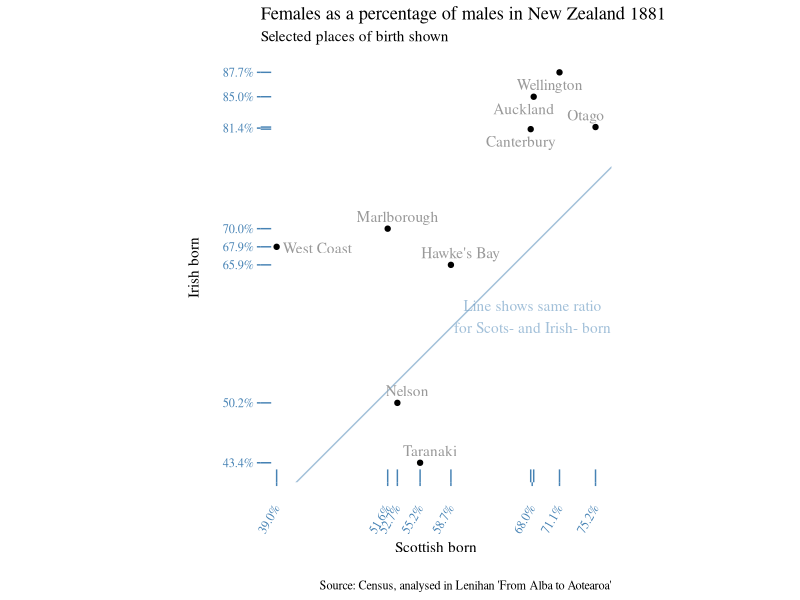
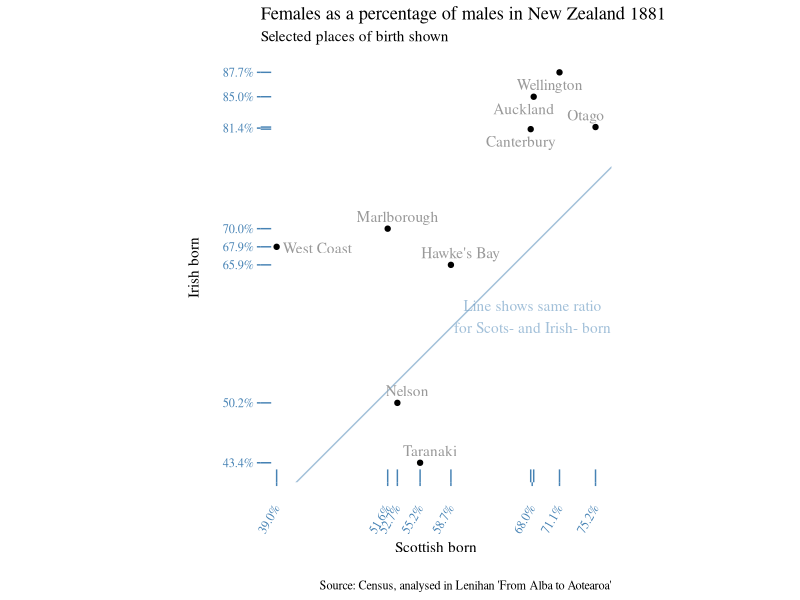

Generate these figures, in order, with R:
library(ggplot2)
library(scales)
library(ggrepel)
library(ggthemes)


# Ratio of females to males in the Scotland- and Ireland- born population in 1881
fem_ratio <- data.frame(
   province = c("Auckland", "Taranaki", "Hawke's Bay", "Wellington", "Marlborough", "Nelson", "West Coast", "Canterbury", "Otago"), 
   scots = c(68.14, 55.24, 58.74, 71.07, 51.56, 52.66, 38.95, 67.80, 75.16) / 100,
   irish = c(84.96, 43.40, 65.87, 87.73, 69.98, 50.20, 67.92, 81.28, 81.52) / 100
)
   

sanitise_ticks <- function(x, digits = 4){
   ticks <- sort(unique(round(x, digits = digits)))
   for(i in 2:length(ticks)){
      if(ticks[i] - ticks[i-1] < 0.004){
         ticks[i-1] = mean(ticks[(i-1):i])
         ticks[i] <- 0
      }
   }
   ticks <- ticks[ticks != 0] 
}

yticks <- sanitise_ticks(fem_ratio$irish)
xticks <- sanitise_ticks(fem_ratio$scots)

linecol <- "steelblue"



p1 <- ggplot(fem_ratio, aes(x = scots, y = irish, label = province)) +
   theme_tufte() +
   geom_abline(intercept = 0, slope = 1, colour = linecol, alpha = 0.5) +
   geom_point() +
   geom_rug(colour = "steelblue") +
   geom_text_repel(colour = "grey60", segment.color = NA, family = "serif") +
   scale_x_continuous(breaks = xticks, label = percent) +
   scale_y_continuous(breaks = yticks, label = percent) +
   theme(axis.text = element_text(colour = "steelblue"),
         axis.ticks = element_line(colour = "steelblue")) +
   theme(axis.text.x = element_text(angle = 60, hjust = 1, vjust = 0.5)) +
   labs(x = "\nScottish born\n", y = "Irish born\n", 
        caption = "Source: Census, analysed in Lenihan 'From Alba to Aotearoa'") +
   ggtitle("Females as a percentage of males in New Zealand 1881",
           subtitle = "Selected places of birth shown") +
   annotate("text", x = 0.68, y = 0.60, colour = linecol, family = "serif",
            label = "Line shows same ratio\nfor Scots- and Irish- born",
            alpha = 0.5) +
   coord_equal()

set.seed(234)
svg("../img/0040-females.svg", 6, 7)
   print(p1)
dev.off()

set.seed(234)
png("../img/0040-females.png", 600, 700, res = 100)
   print(p1)
dev.off()